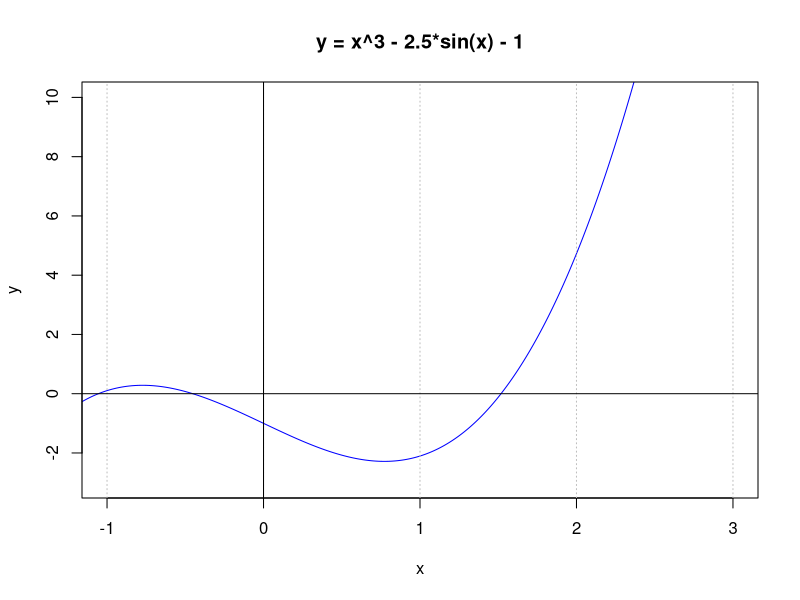

R code for this plot:
## false position method with absolute error
falsepos <- function (f, x0, x1, num = 1000, eps_x = 1e-05, eps_y = 1e-05) {
  i = 0
  x2 = 0
  while ((abs(x0-x1) > eps_x) & (i < num)) {          # compare absolute error
    x2 = x1 - f(x1)*(x0-x1) / (f(x0)-f(x1))
    if (f(x2)*f(x0) < 0)
      x1 = x2

    else {
      x0 = x1
      x1 = x2
    }
    i = i + 1
  }
  print(i-1)
  print(x1)                                             # this is approximate root
  print(f(x1))
  if (abs(f(x1)) < eps_y) print("finding root is successful")
  else print("finding root is fail")
}

f <- function(x) { x^3 - 2.5*sin(x) - 1 }

x <- seq(-10, 10, length.out = 10000)
y <- f(x)
plot(x, y, xlim = c(-1, 3), ylim = c(-3, 10), type = "l", col = "Blue", 
     main = "y = x^3 - 2.5*sin(x) - 1")
abline(v = -1:5, col = "Gray", lty = 3)
abline(v = 0, lty = 1)
abline(h = 0, lty = 1)

falsepos(f, 0, 3)